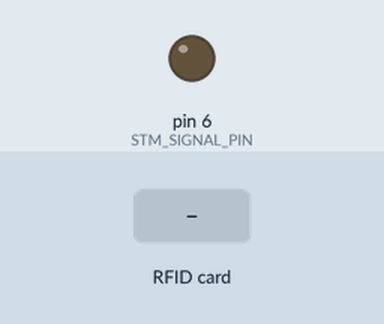
The sketch below on a simulated Arduino Uno, built with avr-gcc and run on an emulated ATmega328P. Parts: output pins drawn as LEDs (lit = HIGH). The test bench sets the inputs (shaded band). Pins used as bus, display or sensor lines are not drawn; what the sketch prints to the serial monitor is not drawn.

Above: at 1.2 s.
1.3 s: RFID card BE AF 08 02 held to the reader
2.9 s: RFID card 5E 7A 19 C4 held to the reader
Timing chart, 0 to 5.9 s (numbered marks = the images above; inputs shaded):
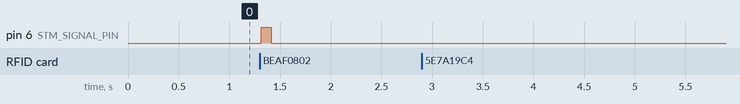

Measured:
- after the input at 1.3 s, pin 6 (STM_SIGNAL_PIN): LOW → HIGH at once, → LOW 0.10 s later
- after the input at 2.9 s, every drawn part: stays the same

The sketch:

RFID_arduino.ino
```cpp
#include <SPI.h>
#include <MFRC522.h>

#define SS_PIN          10
#define RST_PIN          9
#define STM_SIGNAL_PIN   6

// STM32로 보낼 승인 신호 펄스 폭
const unsigned long SIGNAL_PULSE_MS = 100;

// 승인된 카드 UID
byte authorizedCards[][4] = {
  {0xBE, 0xAF, 0x08, 0x02}
};

const int NUM_AUTH_CARDS = sizeof(authorizedCards) / sizeof(authorizedCards[0]);

MFRC522 rfid(SS_PIN, RST_PIN);

bool isAuthorized(byte *uid, byte uidSize);
void printUID(byte *uid, byte uidSize);
void sendSTM32Pulse(void);

void setup() {
  Serial.begin(115200);
  while (!Serial);

  SPI.begin();
  rfid.PCD_Init();

  pinMode(STM_SIGNAL_PIN, OUTPUT);
  digitalWrite(STM_SIGNAL_PIN, LOW);

  Serial.println("==================================");
  Serial.println("RFID -> STM32 Signal System Start");
  Serial.println("- Authorized RFID -> D6 HIGH Pulse");
  Serial.println("==================================");
}

void loop() {
  if (!rfid.PICC_IsNewCardPresent()) {
    return;
  }

  if (!rfid.PICC_ReadCardSerial()) {
    return;
  }

  Serial.print("[RFID] Card detected. UID: ");
  printUID(rfid.uid.uidByte, rfid.uid.size);
  Serial.println();

  if (isAuthorized(rfid.uid.uidByte, rfid.uid.size)) {
    Serial.println("[RFID] Authorized card");
    sendSTM32Pulse();
  } else {
    Serial.println("[RFID] Unauthorized card");
  }

  rfid.PICC_HaltA();
  rfid.PCD_StopCrypto1();

  delay(500);
}

void sendSTM32Pulse(void) {
  digitalWrite(STM_SIGNAL_PIN, HIGH);
  delay(SIGNAL_PULSE_MS);
  digitalWrite(STM_SIGNAL_PIN, LOW);

  Serial.println("[STM32] D6 HIGH pulse sent");
}

bool isAuthorized(byte *uid, byte uidSize) {
  if (uidSize != 4) {
    return false;
  }

  for (int i = 0; i < NUM_AUTH_CARDS; i++) {
    bool match = true;

    for (int j = 0; j < 4; j++) {
      if (uid[j] != authorizedCards[i][j]) {
        match = false;
        break;
      }
    }

    if (match) {
      return true;
    }
  }

  return false;
}

void printUID(byte *uid, byte uidSize) {
  for (byte i = 0; i < uidSize; i++) {
    if (uid[i] < 0x10) Serial.print("0");
    Serial.print(uid[i], HEX);
    if (i < uidSize - 1) Serial.print(" ");
  }
}
```
